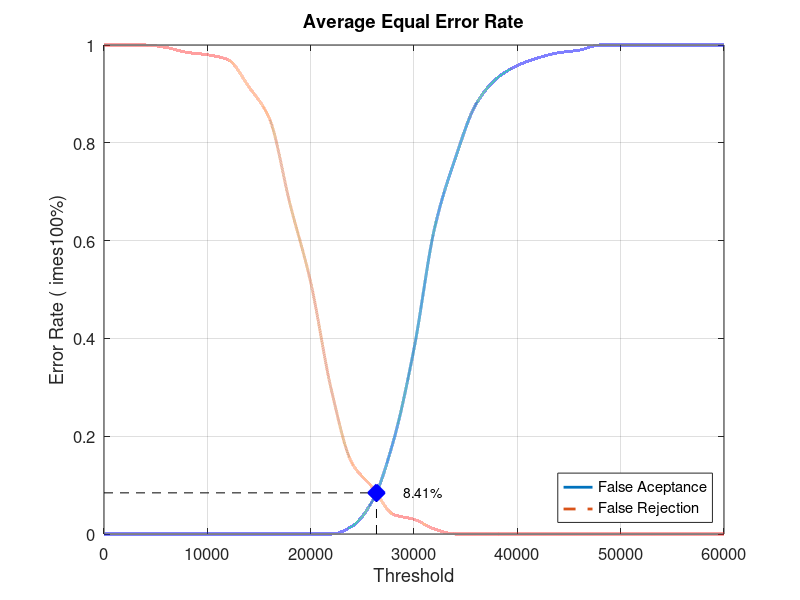
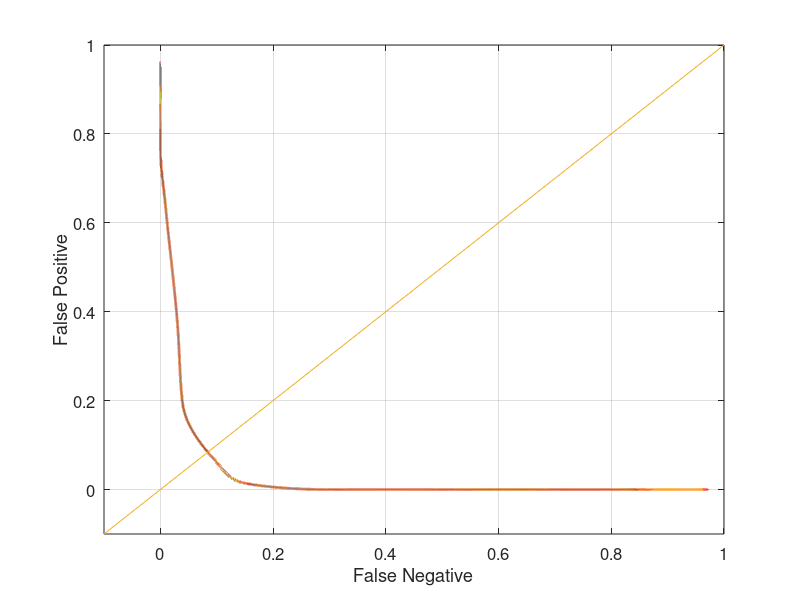

Here is the MATLAB script that generated these plots, in order:
close all;
clear;
clc;
x = 0:2000:60000;
xq = 0:0.5:60000;

y0 = [0 0 0 0 0 0 0 0 0 0 0 0 0.0157895 0.0684211 0.189474 0.378947 0.626316 0.768421 0.878947 0.931579 0.957895 0.973684 0.984211 0.989474 1 1 1 1 1 1 1]
yy0 = interp1(x, y0, xq, 'pchip');
y1 = [1 1 1 0.995 0.985 0.98 0.97 0.915 0.85 0.675 0.515 0.295 0.145 0.095 0.04 0.03 0.01 0 0 0 0 0 0 0 0 0 0 0 0 0 0]
yy1 = interp1(x, y1, xq, 'pchip');

% Calculating EER: 
y2 = abs(y0 - y1);
find(y2 == min(y2))
yy2 = abs(yy0 - yy1);
xEER = find(yy2 == min(yy2));
xEERIndex = xq(xEER) % X-axis EER
yEER = yy0(xEER) % Y-axis EER

main = figure
plot(xq, yy0,'-','LineWidth', 2);	hold on
plot(xq, yy1,'--','LineWidth', 2);	hold on
plot([xEERIndex xEERIndex], [0 yEER], 'k--');	hold on
plot([0 xEERIndex], [yEER yEER], 'k--');	hold on
plot(xEERIndex, yEER, 'bx', 'LineWidth', 10);	hold on
text(xEERIndex + 10 * xEERIndex / 100, yEER, [num2str(round((10000 * yEER)) / 100) '%'])
legend('False Aceptance', 'False Rejection', 'Location', 'SouthEast')
xlabel('Threshold')
ylabel('Error Rate (	imes100%)')
title('Average Equal Error Rate')
set(gca, 'FontSize', 12)
axis([0 60000 0 1])
grid on

print(main, 'Database2_4Main', '-dpng');
FNRxFPR = figure('Color', [1 1 1]);
plot(yy1, yy0, '-', yy1, yy0, 'LineWidth', 2);
hold on
y = -0.1:0.1:1
plot(y, y); 
set(gca, 'FontSize', 12)
xlabel('False Negative')
ylabel('False Positive')
axis([-0.1 1 -0.1 1])
set(gca, 'FontSize', 12)
grid on

print(FNRxFPR, 'Database2_4FNRxFPR','-dpng');
